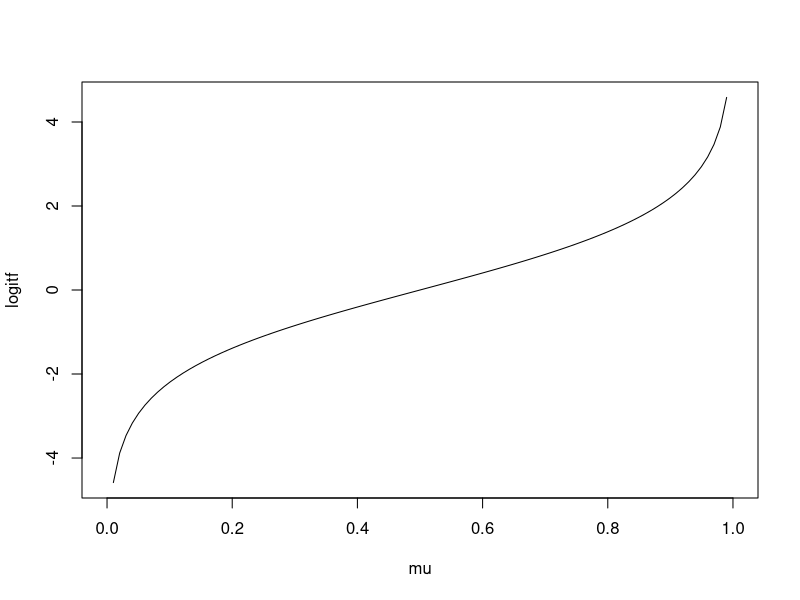

Write the R code that produced this figure.
mu <- seq(0,1,length=100)
logitf <- log(mu/(1-mu))
plot(mu,logitf,type='l')


### Construct a dataset
no.yes <- c("No","Yes")
smoking <- gl(2,1,8,no.yes)
### The function ‘gl’ is to generate levels. The first three
### arguments to gl are, respectively, the number of levels,
### the repeat count of each level, and the total length of the ### vector.
obesity <- gl(2,2,8,no.yes)
snoring <- gl(2,4,8,no.yes)
n.tot <- c(60,17,8,2,187,85,51,23)
n.hyp <- c(5,2,1,0,35,13,15,8)
data.frame(smoking,obesity,snoring,n.tot,n.hyp)

hyp.tbl <- cbind(n.hyp,n.tot-n.hyp)
glm.hyp <- glm(hyp.tbl~smoking+obesity+snoring, family=binomial("logit"))
summary(glm.hyp)
anova(glm.hyp, test="Chisq")

### alternative method ###
hyp.v = smoking.v = obesity.v = snoring.v <- NULL

for(i in 1:length(n.tot)){
  hyp.v <- c(hyp.v,rep(1,n.hyp[i]),rep(0,n.tot[i]-n.hyp[i]))
  smoking.v <- c(smoking.v,rep(as.character(smoking)[i],n.tot[i]))
  obesity.v <- c(obesity.v,rep(as.character(obesity)[i],n.tot[i]))
  snoring.v <- c(snoring.v,rep(as.character(snoring)[i],n.tot[i]))
}

new.dat <- data.frame(smoking.v,obesity.v,snoring.v,hyp.v)

glm.hyp.alt <- glm(hyp.v~smoking.v+obesity.v+snoring.v,data=new.dat,family=binomial("logit"))
